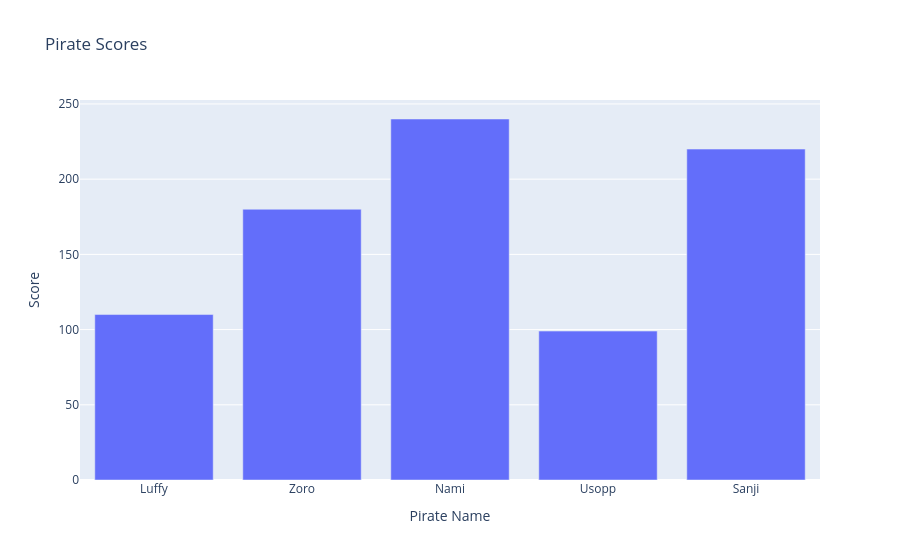

This figure's notebook cell:
### Code cell
graph = go.Figure()
graph.add_trace(go.Bar(x=x1, y=y1))
graph.update_layout(title = "Pirate Scores", xaxis_title = "Pirate Name", yaxis_title = "Score")
graph.show()

### Figure 1 — Plotly figure (JSON) as saved in the notebook; plotly's stock layout.template omitted (floating-point values rounded to 4 significant figures)
{"data": [{"type": "bar", "x": ["Luffy", "Zoro", "Nami", "Usopp", "Sanji"], "y": [110, 180, 240, 99, 220]}], "layout": {"title": {"text": "Pirate Scores"}, "xaxis": {"title": {"text": "Pirate Name"}}, "yaxis": {"title": {"text": "Score"}}}}
